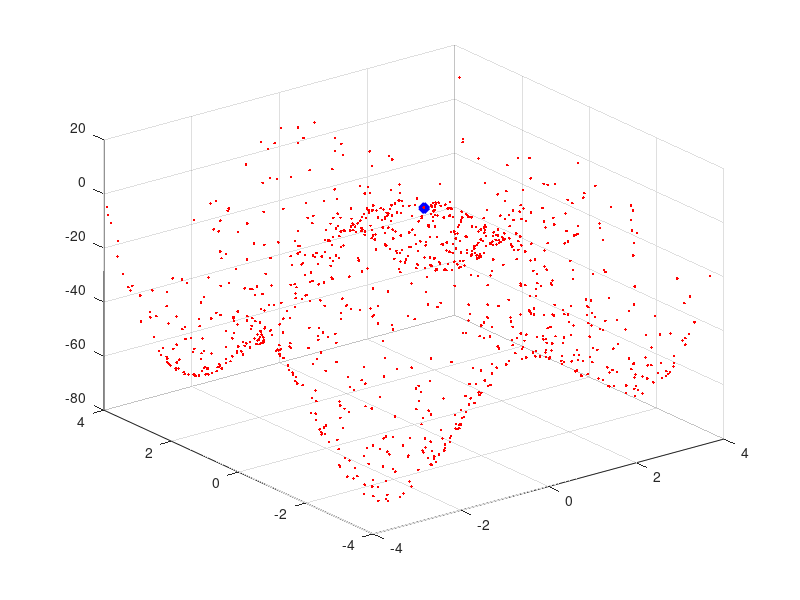

MATLAB code to generate this figure:
clc;
%clear all;
close all;
%%initialization
swarm_size = 64;
maxIter = 100;
inertia = 1.0;
correction_factor = 2.0;
%posisi awal swarm 
a = 1:8;
[X,Y] = meshgrid(a,a);
C = cat(2,X',Y');
D = reshape(C, [], 2);
swarm(1:swarm_size,1,1:2) = D;          %posisi awal partikel
swarm(:,2,:) = 0;                       %velocity awal partikel
swarm(:,4,1) = 1000;
plotObjFcn = 1;
%%fungsi
objfcn = @(x)0.5*((x(:,1).^4)-16*(x(:,1).^2)+5*(x(:,1)))+0.5*((x(:,2).^4)-16*(x(:,2).^2)+5*(x(:,2)));

tic;
%% Iterasi PSO
for iter = 1:maxIter
    swarm(:,1,1)= swarm(:,1,1) + swarm(:,2,1); %update posisi
    swarm(:,1,2)= swarm(:,1,2) + swarm(:,2,2); %update posisi
    x = swarm(:,1,1);
    y = swarm(:,1,2);                           %update posisi
    fval = objfcn([x y]);
    
    for i = 1:swarm_size
        if fval(i,1) < swarm (i,4,1)
            swarm(i, 3, 1) = swarm(i, 1, 1);    %update posisi x
            swarm(i, 3, 2) = swarm(i, 1, 2);    %update posisi y
            swarm(i, 4, 1) = fval(i, 1);        %update nilai terbaik
        end
    end
    
    [~, gbest] = min(swarm(:, 4, 1));           %nilai total
    
    
    %update velocity
     swarm(:, 2, 1) = inertia*(rand(swarm_size,1).*swarm(:, 2, 1))+ correction_factor*(rand(swarm_size,1).*(swarm(:, 3, 1) ...
         - swarm(:, 1, 1))) + correction_factor*(rand(swarm_size,1).*(swarm(gbest,3, 1) - swarm(:, 1, 1)));
     swarm(:, 2, 1) = inertia*(rand(swarm_size,1).*swarm(:, 2, 2))+ correction_factor*(rand(swarm_size,1).*(swarm(:, 3, 2) ...
     - swarm(:, 1, 2))) + correction_factor*(rand(swarm_size,1).*(swarm(gbest,3, 2) - swarm(:, 1, 2)));
 
 %plot partikel
 clf;plot(swarm(:, 1, 1), swarm(:, 1, 2), 'bx');grid        %pergerakan swarm
 axis([-4 4 -4 4]);
 pause (.5);
 disp (['iteration: ' num2str(iter)]);
 %hold on
end
toc
%%plot
if plotObjFcn
    ub = -4;
    lb = 4;
    npoints = 1000;
    x = (ub-lb) .* rand(npoints,2) + lb;
    for i = 1:npoints
        f = objfcn([x(i,1) x(i,2)]);
        plot3(x(i,1),x(i,2),f,' .r');hold on
    end
    plot3(swarm(1,3,1),swarm(1,3,2),swarm(1,4,1),'xb','linewidth',5,'markersize',5);grid
    hold on
end